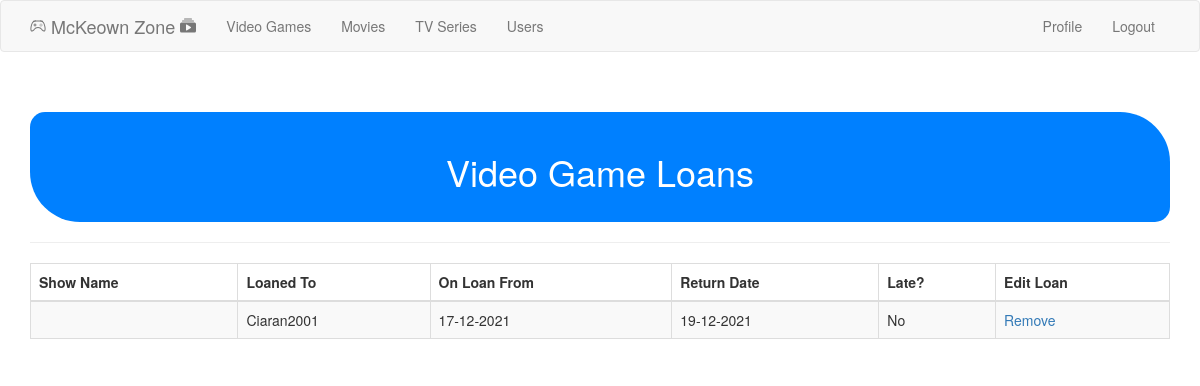
Page /admin/gameloans (signed in) on the earlier database version.
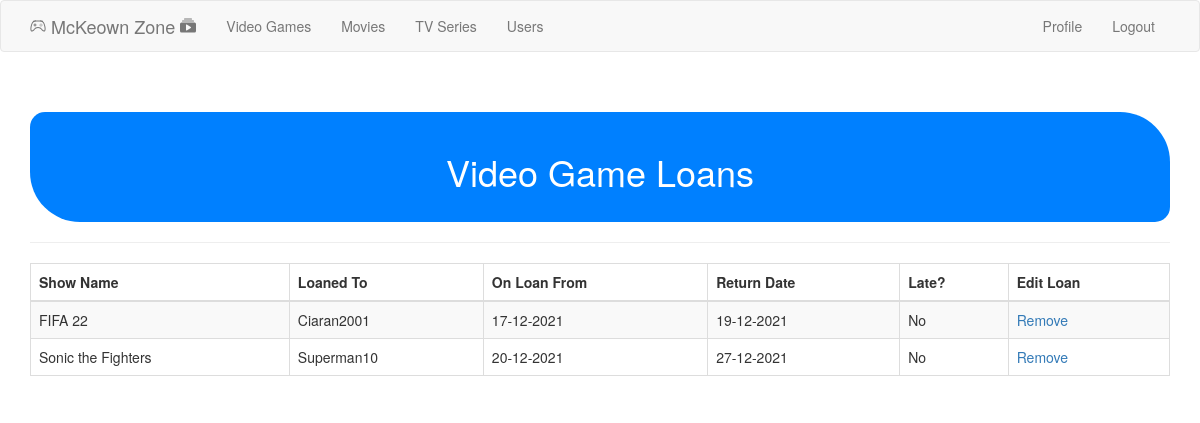
Same page on the later database version.
### app/models.py (models this page shows, shortened)
class GamesBooking(db.Model):
	bookingid = db.Column(db.Integer, primary_key=True, autoincrement=True)
	userid = db.Column(db.Integer, db.ForeignKey('user.id'))
	gameid = db.Column(db.Integer, db.ForeignKey('game.id'))
	fromdate = db.Column(db.DateTime)
	todate = db.Column(db.DateTime)
	caleventid = db.Column(db.String(255))
	req_date = db.Column(db.DateTime)

class User(UserMixin, db.Model):
	id = db.Column(db.Integer, primary_key=True)
	username = db.Column(db.String(64), index=True, unique=True)
	first_name = db.Column(db.String(64))
	last_name = db.Column(db.String(64))
	email = db.Column(db.String(120), index=True, unique=True)
	password_hash = db.Column(db.String(128))
	posts = db.relationship('Post', backref='author', lazy='dynamic')
	about_me = db.Column(db.String(140))
	last_seen = db.Column(db.DateTime, default= datetime.utcnow)
	Address_id = db.Column(db.Integer, db.ForeignKey('address.id', ondelete='CASCADE'))
	is_admin = db.Column(db.Boolean, default=False)
	followed = db.relationship(
		'User',
		secondary=followers,
		primaryjoin = (followers.c.follower_id == id),
		secondaryjoin = (followers.c.followed_id == id),
		backref= db.backref('followers', lazy='dynamic'),
		lazy='dynamic')

class Game(db.Model):
	id = db.Column(db.Integer, primary_key=True)
	name = db.Column(db.String(50))
	description = db.Column(db.String(250))
	release_year = db.Column(db.Integer)
	rating = db.Column(db.Integer)
	loan_status = db.Column(db.String(150))
	last_update = db.Column(db.DateTime, default=datetime.utcnow)

### app/routes.py (the view)
@app.route('/admin/gameloans')
@login_required
def game_loans():
	check_admin()
	loans = GamesBooking.query.all()
	return render_template ('gameloan.html', loans=loans, game=Game(), user=User(), datetime=datetime, title= "Loans")

### app/models.py (called while the page is built)
@login.user_loader
def load_user(id):
	return User.query.get(int(id));

### app/routes.py (called while the page is built)
@app.before_request
def before_request():
	if current_user.is_authenticated:
		current_user.last_seen = datetime.utcnow()
		db.session.commit()

def check_admin():
	if not current_user.is_admin:
		abort(403)

### app/templates/gameloan.html (shortened to what this page needs)
{% import "bootstrap/utils.html" as utils %}
{% extends "base.html" %}
{% block app_content %}
<div class="content-section">
  <div class="outer">
    <div class="middle">
      <div class="inner">
        <br/>
        <br/>
        <div class="roundedcornershapes">
        <h1 style="text-align:center;">Video Game Loans</h1></div>
        {% if loans %}
          <hr class="intro-divider">
          <div class="center">
              <table class="table table-hover table-striped table-bordered">
              <thead>
                <tr class="table-info">
                  <th scope="col"> Show Name </th> </div>
                  <th scope="col"> Loaned To </th>
                  <th scope="col"> On Loan From </th>
                  <th scope="col"> Return Date </th>
                  <th scope="col"> Late? </th>
                  <th scope="col"> Edit Loan </th>
              <tbody>
              {% for loan in loans %}
              <tr>
                <td> {{ game.query.filter_by(id=loan.gameid).first().name }} </td>
                <td> {{ user.query.filter_by(id=loan.userid).first().username }} </td>
                <td> {{ loan.fromdate.strftime('%d-%m-%Y') }} </td>
                <td> {{ loan.todate.strftime('%d-%m-%Y') }} </td>
                <td>
                  {% if loan.todate < datetime.utcnow() %}
                  Late
                  {% else %}
                  No
                  {% endif %}
                </td>
                <td>
                  <a href="{{ url_for('removegameloan', id=loan.bookingid) }}">
                     Remove
                  </a>
                </td>
                </tr>
              {% endfor %}
              </tbody>
          </div>
        {% else %}
          <div style="text-align: center">
            <h3> No TV Shows are currently on Loan. </h3>
            <hr class="intro-divider">
        {% endif %}
      </div>
    </div>
  </div>
</div>
{% endblock %}

Differences in the rows shown:
shown differently, row unchanged: GamesBooking "Ciaran2001": query.filter_by (not shown) → "FIFA 22"
added GamesBooking: query.filter_by "Sonic the Fighters", query.filter_by "Superman10", fromdate "20-12-2021", todate "27-12-2021", shows "No"
